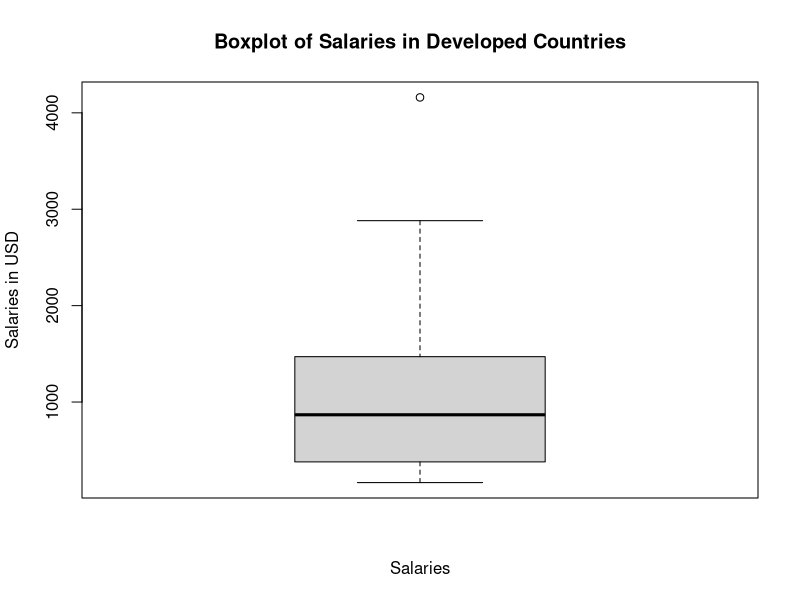
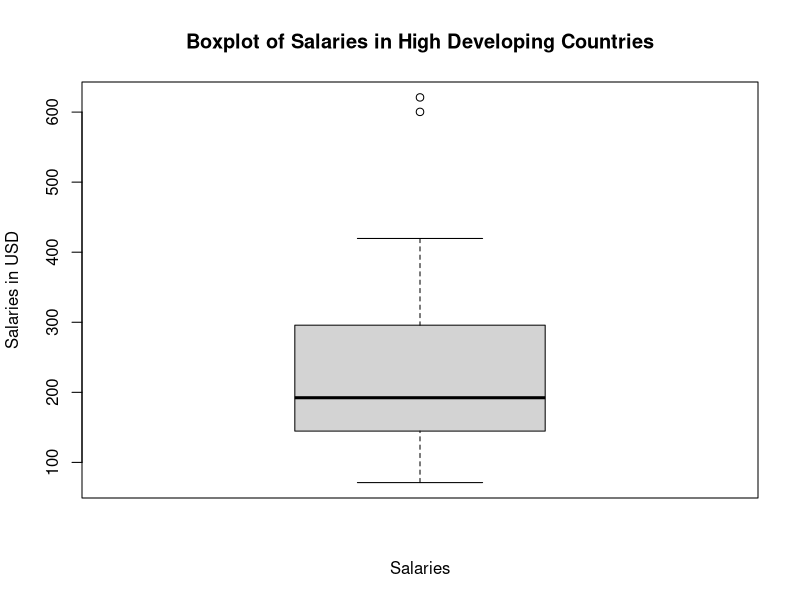
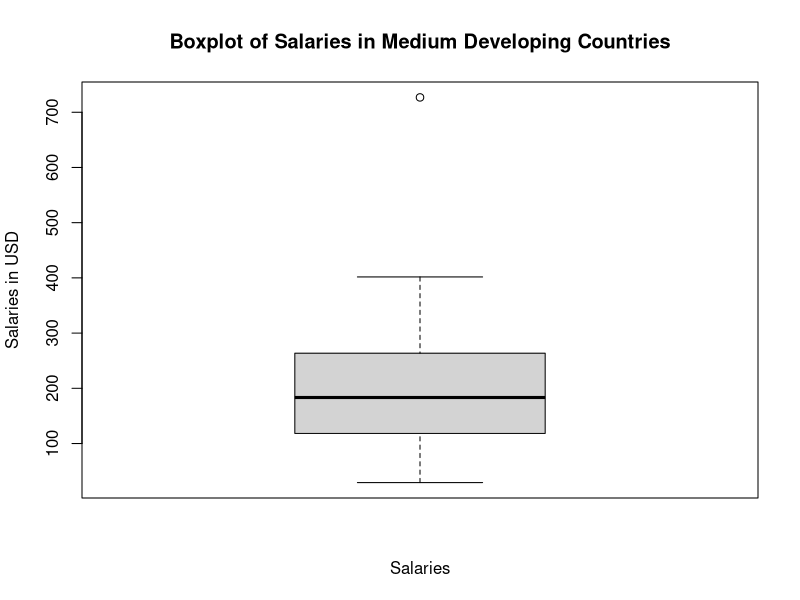
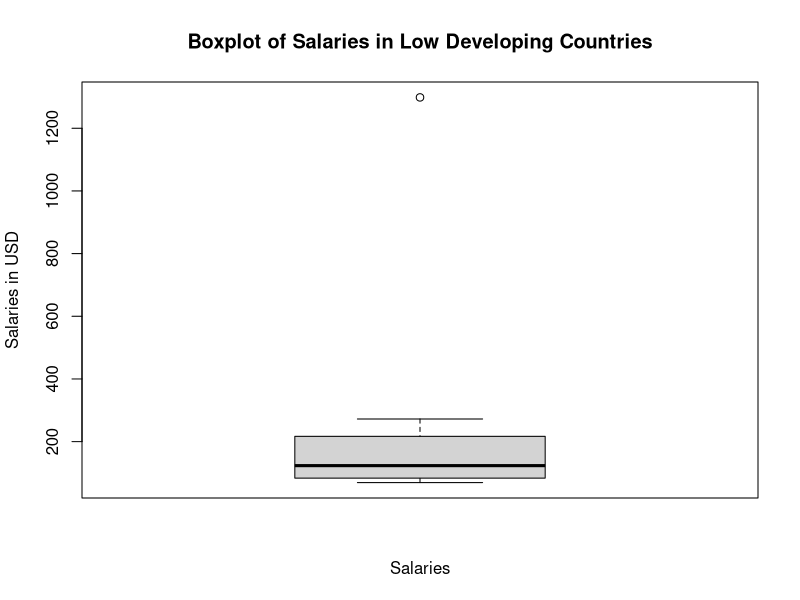

The R source for these figures, in order: (Note: this script raises an error after producing the figures.)
#---
#title: "Cost Of Living | What are the main drivers of cost-of-living disparities between developed and developing nations?"
#output: r_document
#---
#Plan of Action:
#  1. Clean the data
#  2. Group data by country
#   2.1 City column to be dropped
#   2.2 Variables values => avg. of cities data
#  3. Group by country development status
#   3.1 Human Development Index (HDI) status data taken from UN https://hdr.undp.org/data-center/country-insights
#  4. Divide the ranked data into quarters
#   4.1 Drop na => simplification of analysis
#   4.2 Group data by categories
#  5. Analysis
#   5.1 Descriptive Statistics for Each Group
#   5.2 Compare Descriptive Statistics for Each Group
# 7. Correlation => not very insightful
# 8. 
#---
#Select the local working directory
proj_directory <- "C:/Users/jadem/OneDrive/Desktop/BABD/Statistics/PersoProject/Statistics_Project"
setwd(proj_directory)
#---
#Load the libraries
library(tidyverse)
library(dplyr)
library(ggplot2)
library(tidyr) #to be able to use gather()
library(magrittr) #so we can use the pipe operator %>%
#---
#Import data from local .csv
col_data <- read.csv("cost-of-living_v2.csv")
#---
#1. Clean the data
col_imputed_country <- col_data
col_imputed_country <- col_imputed_country %>%
  group_by(country) %>%
  mutate(across(where(is.numeric), ~ifelse(is.na(.), mean(., na.rm = TRUE), .))) #Group by 'country' and calculate mean for each numeric column

col_imputed_na <- na.omit(col_imputed_country) #drop remaining missing values

data <- select(col_imputed_na, -x28, -x29, -x40, -x43, -x50, -x51, -x52, -x53) #Lastly remove from data the variables highlighted above as missing too many values for analysis.

#---
#2. Group data by country
data_by_country <- data %>%
  group_by(country) %>%
  summarise(
    x1 = mean(x1),
    x2 = mean(x2),
    x3 = mean(x3),
    x4 = mean(x4),
    x5 = mean(x5),
    x6 = mean(x6),
    x7 = mean(x7),
    x8 = mean(x8),
    x9 = mean(x9),
    x10 = mean(x10),
    x11 = mean(x11),
    x12 = mean(x12),
    x13 = mean(x13),
    x14 = mean(x14),
    x15 = mean(x15),
    x16 = mean(x16),
    x17 = mean(x17),
    x18 = mean(x18),
    x19 = mean(x19),
    x20 = mean(x20),
    x21 = mean(x21),
    x22 = mean(x22),
    x23 = mean(x23),
    x24 = mean(x24),
    x25 = mean(x25),
    x26 = mean(x26),
    x27 = mean(x27),
    x30 = mean(x30),
    x31 = mean(x31),
    x32 = mean(x32),
    x33 = mean(x33),
    x34 = mean(x34),
    x35 = mean(x35),
    x36 = mean(x36),
    x37 = mean(x37),
    x38 = mean(x38),
    x39 = mean(x39),
    x41 = mean(x41),
    x42 = mean(x42),
    x44 = mean(x44),
    x45 = mean(x45),
    x46 = mean(x46),
    x47 = mean(x47),
    x48 = mean(x48),
    x49 = mean(x49),
    x54 = mean(x54),
    x55 = mean(x55)
  )
#---
#2.2 Group by category of data and make a new df
headers                <- data_by_country[,1]
meal            <- data_by_country[,2:3]
restaurants <- data_by_country[,4:9]
markets                <- data_by_country[,10:28]
transportation         <- data_by_country[,29:32]
car                   <- data_by_country[,33:34]
utilities              <- data_by_country[,35:37]
sports_and_leisure     <- data_by_country[,38:39]
childcare              <- data_by_country[,40]
clothing_and_shoes     <- data_by_country[,41:44]
rent_per_month         <- data_by_country[,45:46]
salaries_and_financing <- data_by_country[,47:48]

meal_avg         <- round(rowMeans(meal),digits=2)
restaurants_avg            <- round(rowMeans(restaurants), digits=2)
markets_avg                <- round(rowMeans(markets),digits=2)
transportation_avg         <- round(rowMeans(transportation),digits=2)
utilities_avg              <- round(rowMeans(utilities),digits=2)
sports_and_leisure_avg     <- round(rowMeans(sports_and_leisure),digits=2)
childcare_avg              <- round(rowMeans(childcare),digits=2)
clothing_and_shoes_avg     <- round(rowMeans(clothing_and_shoes),digits=2)
rent_per_month_avg         <- round(rowMeans(rent_per_month),digits=2)
salaries_and_financing_avg <- round(rowMeans(salaries_and_financing),digits=2)

basket <- data.frame(
  Country = headers
  ,Restaurants    = restaurants_avg
  ,Markets        = markets_avg
  ,Transports     = transportation_avg
  ,Utilities      = utilities_avg
  ,Entertainment  = sports_and_leisure_avg
  ,Childcare      = childcare_avg
  ,Clothing       = clothing_and_shoes_avg
  ,MonthlyRent    = rent_per_month_avg
  ,Salaries       = salaries_and_financing_avg
)
#---
#3. Group by country development status
HDI_data <- read.csv("HDI.csv")
merged_data <- merge(basket, HDI_data, by = "country", all.x = TRUE)
#merged_data <- merge(data_by_country, HDI_data, by = "country", all.x = TRUE)
#---
#4. Divide the ranked data into development level
vhigh_rank <- filter(merged_data, Rank >= 1 & Rank < 66)
high_rank <- filter(merged_data, Rank >= 67 & Rank < 115)
medium_rank <- filter(merged_data, Rank >= 116 & Rank < 159)
low_rank <- filter(merged_data, Rank >= 160 & Rank < 191)
na_rank <- filter(merged_data, Rank == 0)

view(vhigh_rank)
view(high_rank)
view(medium_rank)
view(low_rank)
view(na_rank)

vhigh <- boxplot(vhigh_rank$Salaries, main = "Boxplot of Salaries in Developed Countries",
        xlab = "Salaries", ylab = "Salaries in USD")
high <- boxplot(high_rank$Salaries, main = "Boxplot of Salaries in High Developing Countries",
                 xlab = "Salaries", ylab = "Salaries in USD")
medium <- boxplot(medium_rank$Salaries, main = "Boxplot of Salaries in Medium Developing Countries",
                xlab = "Salaries", ylab = "Salaries in USD")
low <- boxplot(low_rank$Salaries, main = "Boxplot of Salaries in Low Developing Countries",
                xlab = "Salaries", ylab = "Salaries in USD")

library(patchwork)
vhigh + high + medium + low

# Create an empty plot with appropriate limits
plot(NULL, xlim = c(0.5, 4.5), ylim = range(c(vhigh_rank$Salaries, high_rank$Salaries, medium_rank$Salaries, low_rank$Salaries)),
     main = "Boxplots of Salaries in Different Country Categories", xlab = "Country Categories", ylab = "Salaries in USD")

# Add each boxplot to the plot
boxplot(vhigh_rank$Salaries, add = TRUE, at = 1, col = "red")
boxplot(high_rank$Salaries, add = TRUE, at = 2, col = "blue")
boxplot(medium_rank$Salaries, add = TRUE, at = 3, col = "green")
boxplot(low_rank$Salaries, add = TRUE, at = 4, col = "orange")

# Add legend
legend("topright", legend = c("Developed", "High Developing", "Medium Developing", "Low Developing"),
       fill = c("red", "blue", "green", "orange"))

#The split in the different levels of country development follows the UN classification from "very high" to "low". From looking at the four tables we can see that there is not an even country split in the categories.
#---
#4.1 Drop na
#---
#5. ANALYSIS using un grouped data
#5.1 Descriptive statistics for each column and development level
# vhigh level of development
vhigh <- vhigh_rank %>%
  summarise(across(where(is.numeric), list(
    SD = sd
    #,Median = median,
    #SD = sd,
    #Min = min,
    #Max = max
  ), .names = "{col}_{fn}"))

# high level of development
high <- high_rank %>%
  summarise(across(where(is.numeric), list(
    SD = sd
    #,Median = median,
    #SD = sd,
    #Min = min,
    #Max = max
  ), .names = "{col}_{fn}"))

# medium level of development
medium <- medium_rank %>%
  summarise(across(where(is.numeric), list(
    SD = sd
    #,Median = median,
    #SD = sd,
    #Min = min,
    #Max = max
  ), .names = "{col}_{fn}"))

# low level of development
low <- low_rank %>%
  summarise(across(where(is.numeric), list(
    SD = sd
    #,Median = median,
    #SD = sd,
    #Min = min,
    #Max = max
  ), .names = "{col}_{fn}"))

combined_summary <- bind_rows(vhigh, high, medium, low) #combine into one data frame for ease of analysis

combined_summary_t <- t(combined_summary)

view(combined_summary_t)
#V1 => vhigh
#V2 => high
#V3 => medium
#V4 => low
#---
#5.2 Compare Descriptive Statistics for Each Group
#Mean -> central tendency of the data.
#The mean values vary across the different levels of country development. Overall the cost of living is on average higher in developed countries than developing countries (as expected).
#However this doesn't hold true when looking at the three levels of development (high, medium, low):
#for these the group of countries where a product or service is more expensive isn't always the highest development level ones.
#For example, the cost of a fast food meal is cheaper in high developing countries than in low developing ones. 
#It is also interesting how the price of some goods are high in developed and low developing countries but is cheaper in medium to high developing countries (e.g cappucinos).
#It is also interesting to look at the stark difference in net salaries.
#While low to high development level countries have net salaries that fall within reasonable distance one from the other this is not the case for developed countries.
#These have a mean salary more than 4.5 times larger than the closest high developing countries.Interstingly, low countries have a higher average salary than medium countries.
#-> SD might explain this.

#Median -> less affected by outliers compared to the mean and provides insight into the central tendency of the data. 
#Differences between mean and median can indicate skewness in the distribution.

#Standard Deviation (SD) -> dispersion of the data around the mean. A higher standard deviation = greater variability, lower standard deviation = data points are closer to the mean.
#The data shows that low dev counties show the most variability in price for fresh produce (dairy, meats, fruits and vegetables + alchol).
#SD for drinks purchased in a restaurant is low across all levels of development. 
#NET SALARIES: As suspected, both developed and low development countries have a higher SD than the medium and high dev countries.
#This indicates that in low and very high dev level countries salaries varies greatly among the population.
#---
#7.Correlation - vhigh_rank
vhigh_rank1 <- vhigh_rank[, -1]
correlation_vhigh <- cor(vhigh_rank1)
view(correlation_vhigh)

# Plot heatmap
library(reshape2)
correlation_melted <- melt(correlation_vhigh)
ggplot(correlation_melted, aes(Var1, Var2, fill = value)) +
  geom_tile() +
  scale_fill_gradient2(low = "#E98768", mid = "white", high = "#582766", 
                       midpoint = 0, limit = c(-1, 1), space = "Lab",
                       name = "Correlation") +
  labs(x = "Variables", y = "Variables", title = "Correlation Heatmap") +
  theme_minimal() +
  theme(axis.text.x = element_text(angle = 30, vjust = 1, size = 10, hjust = 1)) +
  coord_fixed() +
  ggtitle("Developed countries (vhigh data)")

#LM of vhigh rank => relationship
Salaries <- vhigh_rank$Salaries
Rank <- vhigh_rank$Rank
modelHIGH <- lm (Rank ~ Salaries)
summary(modelHIGH)
#PLOT relationship
plot(Salaries, Rank, cex=0.95, col="black")
abline(coef(modelHIGH), col ="#E98768", lw=2)
legend("topright",c("Obs.","Reg. line"),col=c("black","#E98768"),
       lwd=c(1,1),lty=c(-1,1),pch=c(c(1,-1)))
title(main="Linear Regression of Rank on Salaries in Developed Countries")
#Residuals: Looking at these values, we see a wide range of residuals, indicating that the model might not perfectly capture all the variation in salaries based on rank.
#Coefficients:
#Rank (x) (-26.879): This is the slope of the fitted line. A negative slope indicates that, on average, salaries decrease as rank increases (higher ranks have lower salaries).
#The small p-values (< 2e-16 and 3.86e-09) indicate that both the intercept and slope are statistically significant at a 0.05 significance level, meaning they are unlikely to be due to chance.
#Other statistics:
#Multiple R-squared (0.4417): This represents the proportion of variance in salaries explained by the model. In this case, it's around 44%, indicating that the model explains a moderate portion of the variation.
#Adjusted R-squared (0.4324): This is a adjusted version of R-squared that accounts for the number of variables in the model. It's slightly lower than R-squared and provides a more accurate estimate of the model's explanatory power when comparing models with different numbers of predictors.
#F-statistic (47.47) and p-value (3.858e-09): The small p-value indicates that the model significantly fits the data better than a model with only the intercept (no relationship between salary and rank).
#Overall, the model suggests a statistically significant negative relationship between salary and rank in the data. However, it's important to consider that the model only explains a moderate portion (44%) of the variability in salaries, and the residuals indicate that there might be other factors not captured by the model influencing salary levels.

#7.1.Correlation - low_rank
low_rank1 <- low_rank[, -1]
correlation_low <- cor(low_rank1)
view(correlation_low)

# Plot heatmap
correlation_melted <- melt(correlation_low)
ggplot(correlation_melted, aes(Var1, Var2, fill = value)) +
  geom_tile() +
  scale_fill_gradient2(low = "#E98768", mid = "white", high = "#582766",
                       midpoint = 0, limit = c(-1, 1), space = "Lab",
                       name = "Correlation") +
  labs(x = "Variables", y = "Variables", title = "Developing countries (low data)") +
  theme_minimal() +
  theme(axis.text.x = element_text(angle = 45, vjust = 1, size = 10, hjust = 1)) +
  coord_fixed()

#LM of low rank => relationship
Salaries <- low_rank$Salaries
Rank <- low_rank$Rank
modelLOW <- lm (Rank ~ Salaries)
summary(modelLOW)
#PLOT relationship
plot(Salaries, Rank, cex=0.95, col="black")
abline(coef(modelLOW), col ="#E98768", lw=2)
legend("topright",c("Obs.","Reg. line"),col=c("black","#E98768"),
       lwd=c(1,1),lty=c(-1,1),pch=c(c(1,-1)))
title(main="Linear Regression of Rank on Salaries in Low Developing Countries")
#Based on the summary, it appears that the fitted model doesn't provide strong evidence of a statistically significant relationship between "Salaries" and "Rank" in the "low" data frame.
#This could be because there's genuinely no linear relationship between these variables, or other factors might be influencing "Salaries" that are not accounted for in this model.
